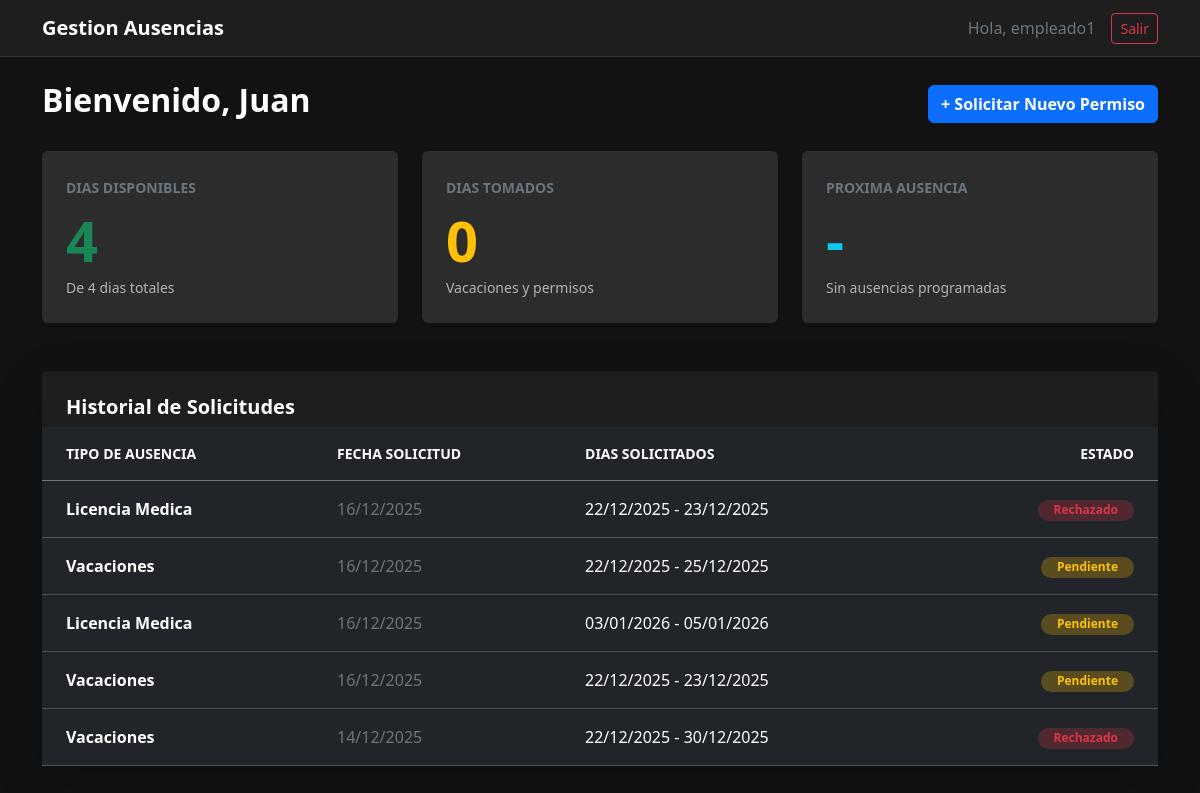
The page /dashboard/ (signed in) on the database as committed earlier.
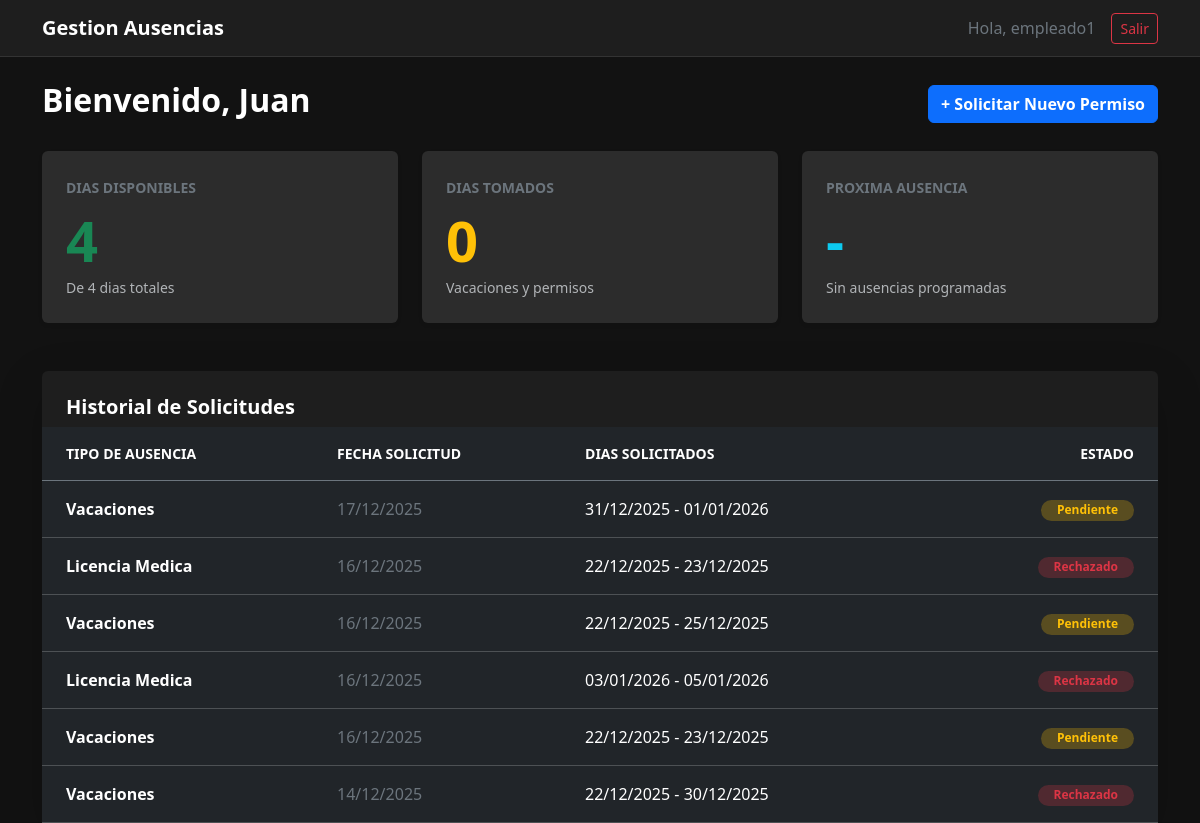
The same page on the database as committed later.
### core/models.py (models this page shows, shortened)
class SolicitudAusencia(models.Model):
    TIPOS = [
        ('vacaciones', 'Vacaciones'),
        ('medica', 'Licencia Medica'),
        ('personal', 'Dia Personal'),
    ]
    ESTADOS = [
        ('pendiente', 'Pendiente'),
        ('aprobada', 'Aprobada'),
        ('rechazada', 'Rechazada'),
    ]
    usuario = models.ForeignKey(User, on_delete=models.CASCADE)
    nombre_completo = models.CharField(max_length=200)
    codigo_empleado = models.CharField(max_length=50)
    correo_contacto = models.EmailField(max_length=254, verbose_name="Correo de Contacto", default="sin@correo.com")
    contacto_emergencia = models.CharField(max_length=200, verbose_name="Contacto de Emergencia", default="No especificado")
    contacto_emergencia = models.CharField(max_length=200, verbose_name="Contacto de Emergencia")
    tipo_ausencia = models.CharField(max_length=20, choices=TIPOS)
    fecha_inicio = models.DateField(null=True, blank=True)  #campos del formularioooo
    fecha_fin = models.DateField(null=True, blank=True)
    motivo_detallado = models.TextField()
    url_justificativo = models.URLField(max_length=500, blank=True, null=True)
    estado = models.CharField(max_length=20, choices=ESTADOS, default='pendiente')
    fecha_solicitud = models.DateTimeField(auto_now_add=True)

### core/views.py (the view)
# urls.py: path('dashboard/', views.dashboard, name='dashboard'),
@login_required
def dashboard(request):
    if request.user.is_superuser:
        return redirect('panel_admin')
    solicitudes = SolicitudAusencia.objects.filter(usuario=request.user).order_by('-fecha_solicitud')
    dias_totales = 4
    dias_tomados = 0
    for sol in solicitudes:
        if sol.estado == 'aprobada' and sol.fecha_inicio and sol.fecha_fin:
            delta = sol.fecha_fin - sol.fecha_inicio
            dias_tomados += delta.days + 1
    dias_disponibles = dias_totales - dias_tomados
    context = {
        'solicitudes': solicitudes,
        'dias_disponibles': dias_disponibles,
        'dias_tomados': dias_tomados,
        'dias_totales': dias_totales
    }
    return render(request, 'core/menu.html', context)

### core/templates/core/menu.html
{% extends 'core/base.html' %}
{% block content %}
<div class="row mb-4 align-items-center">
<div class="col">
<h2 class="text-white fw-bold">Bienvenido, {{ user.first_name|default:user.username }}</h2>
</div>
<div class="col-auto">
<a href="{% url 'crear_solicitud' %}" class="btn btn-primary fw-bold">+ Solicitar Nuevo Permiso</a>
</div>
</div>
<div class="row mb-5 g-4">
<div class="col-md-4">
<div class="card h-100 border-0 shadow-sm" style="background-color: #2c2c2c;">
<div class="card-body p-4">
<small class="text-secondary fw-bold text-uppercase ls-1">Dias Disponibles</small>
<h1 class="display-4 fw-bold text-success mt-2 mb-0">{{ dias_disponibles }}</h1>
<small class="text-muted">De {{ dias_totales }} dias totales</small>
</div>
</div>
</div>
<div class="col-md-4">
<div class="card h-100 border-0 shadow-sm" style="background-color: #2c2c2c;">
<div class="card-body p-4">
<small class="text-secondary fw-bold text-uppercase ls-1">Dias Tomados</small>
<h1 class="display-4 fw-bold text-warning mt-2 mb-0">{{ dias_tomados }}</h1>
<small class="text-muted">Vacaciones y permisos</small>
</div>
</div>
</div>
<div class="col-md-4">
<div class="card h-100 border-0 shadow-sm" style="background-color: #2c2c2c;">
<div class="card-body p-4">
<small class="text-secondary fw-bold text-uppercase ls-1">Proxima Ausencia</small>
<h1 class="display-4 fw-bold text-info mt-2 mb-0">-</h1>
<small class="text-muted">Sin ausencias programadas</small>
</div>
</div>
</div>
</div>
<div class="card shadow-lg border-0" style="background-color: #1e1e1e;">
<div class="card-header bg-transparent border-0 pt-4 px-4">
<h5 class="text-white fw-bold mb-0">Historial de Solicitudes</h5>
</div>
<div class="card-body p-0">
<div class="table-responsive">
<table class="table table-dark table-hover align-middle mb-0" style="background-color: transparent;">
<thead class="text-secondary border-bottom border-secondary">
<tr>
<th class="ps-4 py-3 small text-uppercase fw-bold">Tipo de Ausencia</th>
<th class="py-3 small text-uppercase fw-bold">Fecha Solicitud</th>
<th class="py-3 small text-uppercase fw-bold">Dias Solicitados</th>
<th class="text-end pe-4 py-3 small text-uppercase fw-bold">Estado</th>
</tr>
</thead>
<tbody>
{% for sol in solicitudes %}
<tr>
<td class="ps-4 fw-bold py-3">{{ sol.get_tipo_ausencia_display }}</td>
<td class="text-secondary">{{ sol.fecha_solicitud|date:"d/m/Y" }}</td>
<td><span class="text-white">{{ sol.fecha_inicio|date:"d/m/Y" }} - {{ sol.fecha_fin|date:"d/m/Y" }}</span></td>
<td class="text-end pe-4">
{% if sol.estado == 'aprobada' %}
<span class="badge bg-success bg-opacity-25 text-success rounded-pill px-3">Aprobado</span>
{% elif sol.estado == 'rechazada' %}
<span class="badge bg-danger bg-opacity-25 text-danger rounded-pill px-3">Rechazado</span>
{% else %}
<span class="badge bg-warning bg-opacity-25 text-warning rounded-pill px-3">Pendiente</span>
{% endif %}
</td>
</tr>
{% empty %}
<tr><td colspan="4" class="text-center py-5 text-muted">No tienes solicitudes registradas en el historial.</td></tr>
{% endfor %}
</tbody>
</table>
</div>
</div>
</div>
{% endblock %}

Rows that differ between the two databases and show on the page:
added SolicitudAusencia: tipo_ausencia "Vacaciones", fecha_solicitud "17/12/2025", fecha_inicio "31/12/2025", fecha_fin "01/01/2026", estado "Pendiente"
changed SolicitudAusencia (number 4 of 6 on the later page): estado "Pendiente" → "Rechazado"
